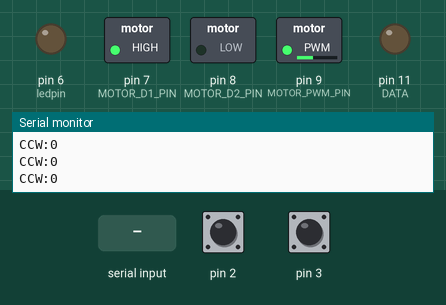
Simulated run of this sketch. Board: Arduino Uno, built with avr-gcc and run on an emulated ATmega328P. Shown: switched loads named in the sketch (green lamp = pin HIGH), output pins drawn as LEDs (lit = HIGH), the last lines printed to the serial monitor. Inputs (shaded band) come from the test bench; at power-on: pin 2 HIGH, pin 3 HIGH.

Above: at 1.2 s.
1.3 s: "30,150\n" received over Serial
At 3.2 s:
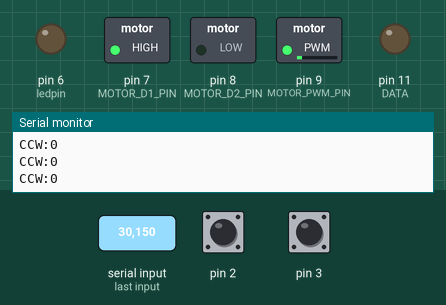
3.9 s: "200\n" received over Serial
At 6.3 s:
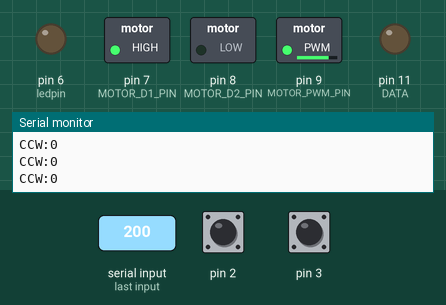
Timing chart, 0 to 7.8 s (numbered marks = the images above; inputs shaded):
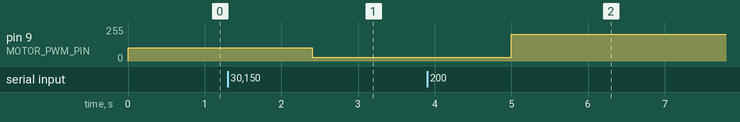

Measured:
- after the input at 1.3 s, pin 9 (MOTOR_PWM_PIN): 100/255 → 30/255 after 1.1 s
- after the input at 3.9 s, pin 9 (MOTOR_PWM_PIN): 30/255 → 200/255 after 1.1 s

The sketch:

feedback_1.ino
```cpp
#include <SPI.h>
#define MOTOR_D1_PIN 7
#define MOTOR_D2_PIN 8
#define MOTOR_PWM_PIN 9
#define DATA 11
#define CLK 13
#define SS 5
#define SS_2 4
#define ledpin 6
bool previous_read_A;
bool previous_read_B;
int count = 0;
bool state = 0;
int number[10] = {
  0x3F,0x06,0x5B,0x4F,0x66,0x6D,0x7D,0x07,0x7F,0x6F
};

void spi_write_1(unsigned char cData) {
  shiftOut(DATA, CLK, MSBFIRST, cData);
  digitalWrite(SS, HIGH);
  digitalWrite(SS,LOW);
}

void spi_write_2(unsigned char cData) {
  shiftOut(DATA, CLK, MSBFIRST, cData);
  digitalWrite(SS_2, HIGH);
  digitalWrite(SS_2,LOW);
}

void setup() {
  pinMode(MOTOR_D1_PIN,OUTPUT);
  pinMode(MOTOR_D2_PIN,OUTPUT);
  pinMode(MOTOR_PWM_PIN,OUTPUT);
  setSpeed(100);
  pinMode(2, INPUT_PULLUP);
  pinMode(3, INPUT_PULLUP);
  pinMode(SS, OUTPUT);
  pinMode(SS_2,OUTPUT);
  pinMode(DATA, OUTPUT);
  pinMode(CLK, OUTPUT);
  pinMode(SS,OUTPUT);
  pinMode(SS_2,OUTPUT);
  pinMode(ledpin,OUTPUT);
  Serial.begin(9600);
  Serial.println("Test Encoder");
  attachInterrupt(digitalPinToInterrupt(2), checkEdge, RISING);
  attachInterrupt(digitalPinToInterrupt(3), checkEdge, RISING);
}
void loop() {
  if( count > 0){
    digitalWrite(ledpin,LOW);
  	spi_write_1(number[(count/100)/10]);
  	spi_write_2(number[(count/100)%10]);
  }
  if( count < 0){
    digitalWrite(ledpin,HIGH);
    spi_write_1(number[abs((count/100)/10)]);
  	spi_write_2(number[abs((count/100)%10)]);
  }
  if (state == 1){
    Serial.print("CW:");
  	Serial.println(count);
  }
  else{
    Serial.print("CCW:");
  	Serial.println(count);
  }
  if(Serial.available()){
    String motorspeed = Serial.readString();
    setSpeed(motorspeed.toInt());
    Serial.println(count);
  }
  delay(200);
}

void setSpeed(int speed){
  if (speed > 0){
    digitalWrite(MOTOR_D1_PIN,HIGH);
    digitalWrite(MOTOR_D2_PIN,LOW);
    analogWrite(MOTOR_PWM_PIN,abs(speed));
  }

  if (speed < 0){
    digitalWrite(MOTOR_D1_PIN,LOW);
    digitalWrite(MOTOR_D2_PIN,HIGH);
    analogWrite(MOTOR_PWM_PIN,abs(speed));
  }
}
void checkEdge(){
	bool currentA = digitalRead(2);
  	bool currentB = digitalRead(3);
    if ((previous_read_A == 1) && (currentA == 0)){
      count--;
      state = 0;
    }
  	if ((previous_read_B == 1) && (currentB == 0)){
      count++;
      state = 1;
  	}
  	previous_read_A = currentA;
  	previous_read_B = currentB;
}
```
